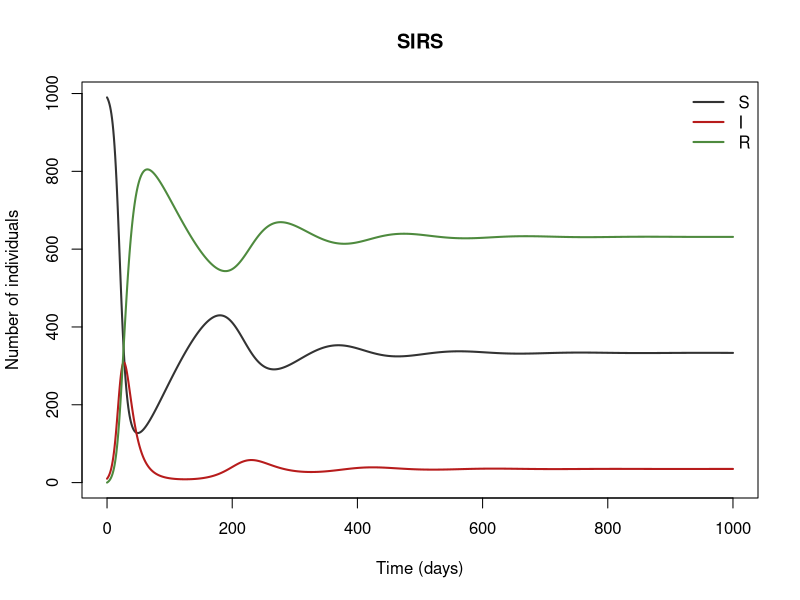

This chart was generated by the following R code:
## SIRS
## SIR with waning immunity: recovered individuals return to the susceptible class.
## Reference: Keeling & Rohani (2008), Modeling Infectious Diseases in Humans and Animals, §2.4
##
## Generated from a compartmental model diagram (model format v1).
## Regenerating from the same diagram always gives this exact file.
##
## Compartments: S, I, R
## Flows (time unit: days):
##   S -> I  : lam * S
##   I -> R  : gamma * I
##   R -> S  : omega * R

library(deSolve)

# ---- Time ------------------------------------------------------------
times <- seq(0, 1000, by = 1)  # days

# ---- Parameters ------------------------------------------------------
parameters <- c(
  beta = 0.3,      # transmission rate per day
  gamma = 1 / 10,  # recovery rate
  omega = 1 / 180  # rate of loss of immunity = 1/(duration of immunity)
)

# ---- Initial conditions ----------------------------------------------
state <- c(
  S = 990,  # Susceptible
  I = 10,   # Infectious
  R = 0     # Recovered
)

# ---- Model equations -------------------------------------------------
sirs_model <- function(t, state, parameters) {
  with(as.list(c(state, parameters)), {
    # Total population
    N <- S + I + R

    # Derived quantities
    lam <- beta * I / N  # force of infection

    # Rates of change
    dS <- -lam * S + omega * R
    dI <- lam * S - gamma * I
    dR <- gamma * I - omega * R

    list(c(dS, dI, dR))
  })
}

# ---- Solve -----------------------------------------------------------
out <- ode(y = state, times = times, func = sirs_model, parms = parameters)
out <- as.data.frame(out)

# ---- Plot ------------------------------------------------------------
compartment_cols <- c(S = "#333333", I = "#B71C1C", R = "#4E8A3E")
matplot(out$time, out[, names(compartment_cols)], type = "l", lty = 1, lwd = 2,
        col = compartment_cols, xlab = "Time (days)", ylab = "Number of individuals",
        main = "SIRS")
legend("topright", legend = names(compartment_cols), col = compartment_cols,
       lty = 1, lwd = 2, bty = "n")
